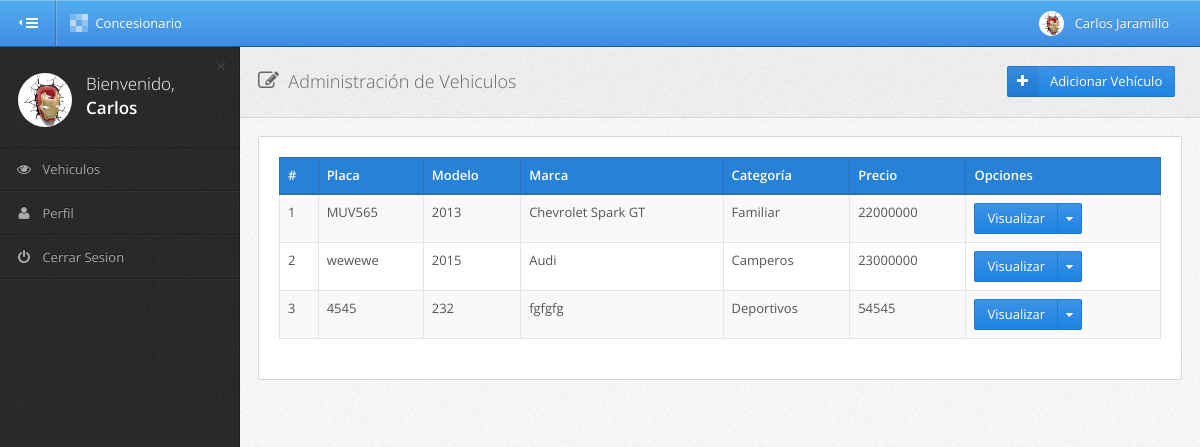
Screenshot of /vendedores/listar-vehiculos/ (signed in) with the database file from the repository.
### concesionarioapp/models.py (models this page shows, shortened)
class Vehiculo(models.Model):
    vehplaca = models.CharField(primary_key=True, max_length=10)
    catid = models.ForeignKey(Categoria, on_delete = models.CASCADE)
    vehmodelo = models.IntegerField()
    vehmarca = models.CharField(max_length=50)
    vehestado = models.CharField(max_length=30, blank=True, null=True)
    vehprecio = models.IntegerField()
    vehfoto = models.ImageField(upload_to='vehiculos', default='vehiculos/vehiculo.png')
    datid = models.ForeignKey(DatosPersonales, on_delete = models.CASCADE)
    class Meta:
        verbose_name_plural = "Vehiculos"
        verbose_name = "Vehiculo"

class Categoria(models.Model):
    catid = models.AutoField(primary_key=True)
    catipo = models.CharField(max_length=50, blank=True, null=True)
    class Meta:
        verbose_name_plural = "Categorias"
        verbose_name = "Categoria"

### vendedores/views.py (the view)
class ListadoVehiculos(LoginRequiredMixin, View):
    login_url = '/'
    template_name = 'vendedores/listar_vehiculos.html'
    def get(self, request):
        try:
            datos_usuario = DatosPersonales.objects.get(usuid=request.user.pk)
            lista_vehiculos = Vehiculo.objects.filter(datid=datos_usuario.pk)
            return render(request,
                          self.template_name,
                          {'vehiculos': lista_vehiculos,
                           'foto_usuario': datos_usuario.foto})
        except DatosPersonales.DoesNotExist:
            return render(request, "pages-404.html")

### vendedores/templates/vendedores/listar_vehiculos.html (shortened to what this page needs)
{% extends 'vendedores/base_vendedor.html' %}
{% block content %}
    {% include 'vendedores/alerts.html' %}
    <div class="page-header">
        <div class="row">
            <h1 class="col-xs-12 col-sm-4 text-center text-left-sm">
                <i class="fa fa-edit page-header-icon"></i>&nbsp;&nbsp;Administración de Vehiculos
            </h1>
            <div class="col-xs-12 col-sm-8">
                <div class="row">
                    <div class="pull-right col-xs-12 col-sm-auto">
                        <a href="{% url 'vendedores:adicionar_vehiculo' %}">
                            <button class="btn  btn-labeled btn-primary" >
                               <span class="btn-label icon fa fa-plus"></span>
                                Adicionar Vehículo
                            </button>&nbsp;&nbsp;
                        </a>
                    </div>
                </div>
            </div>
        </div>
    </div>
    <div class="panel">
        <div class="panel-body">
            <div class="table-primary">
                <table cellpadding="0" cellspacing="0" border="0" class="table table-striped table-bordered" id="jq-datatables-example">
                    <thead>
                        <tr>
                            <th>#</th>
                            <th>Placa</th>
                            <th>Modelo</th>
                            <th>Marca</th>
                            <th>Categoría</th>
                            <th>Precio</th>
                            <th>Opciones</th>
                        </tr>
                    </thead>
                    <tbody>
                    {% for vehiculo in vehiculos %}
                        <tr class="odd gradeX">
                            <td>{{ forloop.counter }}</td>
                            <td>{{ vehiculo.vehplaca }}</td>
                            <td>{{ vehiculo.vehmodelo }}</td>
                            <td>{{ vehiculo.vehmarca }}</td>
                            <td>{{ vehiculo.catid.catipo }}</td>
                            <td>{{ vehiculo.vehprecio }}</td>
                            <td>
                                <div class="btn-group" >
                                    <a href="{% url 'vendedores:visualizar_vehiculo' vehiculo.vehplaca %}" class="btn btn-primary">Visualizar</a>
                                    <button type="button" class="btn btn-primary dropdown-toggle" data-toggle="dropdown">
                                        <i class="fa fa-caret-down"></i>
                                    </button>
                                </div>&nbsp;
                            </td>
                        </tr>
                    {% endfor %}
                    </tbody>
                </table>
            </div>
        </div>
    </div>
{% endblock %}

### vendedores/templates/vendedores/base_vendedor.html (shortened to what this page needs)
{% load static %}
<!DOCTYPE html>
     <html class="gt-ie8 gt-ie9 not-ie">
    <head>
        <link href="{% static 'stylesheets/bootstrap.min.css' %}" rel="stylesheet" type="text/css">
        <link href="{% static 'stylesheets/pixel-admin.min.css' %}" rel="stylesheet" type="text/css">
        <link href="{% static 'stylesheets/widgets.min.css' %}" rel="stylesheet" type="text/css">
        <link href="{% static 'stylesheets/pages.min.css' %}" rel="stylesheet" type="text/css">
        <link href="{% static 'stylesheets/rtl.min.css' %}" rel="stylesheet" type="text/css">
        <link href="{% static 'stylesheets/themes.min.css' %}" rel="stylesheet" type="text/css">
    </head>
    <body class="theme-adminflare main-menu-animated">
        <div id="main-wrapper">
            <div id="main-navbar" class="navbar navbar-inverse" role="navigation">
                <button type="button" id="main-menu-toggle"><i class="navbar-icon fa fa-bars icon"></i><span class="hide-menu-text">HIDE MENU</span></button>
                <div class="navbar-inner">
                    <div class="navbar-header">
                        <a href="{% url 'logout' %}" class="navbar-brand">
                            <div><img alt="Pixel Admin" src="{% static 'images/pixel-admin/main-navbar-logo.png'%}"></div>
                            Concesionario
                        </a>
                    </div>
                    <div id="main-navbar-collapse" class="collapse navbar-collapse main-navbar-collapse">
                        <div>
                            <div class="right clearfix">
                                <ul class="nav navbar-nav pull-right right-navbar-nav">
                                    <li class="dropdown">
                                        <a href="#" class="dropdown-toggle user-menu" data-toggle="dropdown">
                                            <img src="{{ foto_usuario.url }}" id="img_usuario" alt="Foto Usuario">
                                            <span>{{ user.first_name }}&nbsp;{{ user.last_name }}</span>
                                        </a>
                                    </li>
                                </ul>
                            </div>
                        </div>
                    </div>
                </div>
            </div>
            <div id="main-menu" role="navigation">
                <div id="main-menu-inner">
                    <div class="menu-content top" id="menu-content-demo">
                        <div>
                            <div class="text-bg">
                                <span class="text-slim">Bienvenido,</span><br>
                                <span class="text-semibold">{{ user.first_name }}</span>
                            </div>
                            <img src="{{ foto_usuario.url }}" id="img_usuario" alt="Foto Usuario">
                            <a href="#" class="close">&times;</a>
                        </div>
                    </div>
                    <ul class="navigation">
                        <li id="item_vehiculos">
                            <a href="{% url 'vendedores:listar_vehiculos' %}">
                                <i class="menu-icon fa fa-eye"></i>
                                <span class="mm-text">Vehiculos</span>
                            </a>
                        </li>
                        <li id="item_usuario">
                            <a href="{% url 'vendedores:modificar_perfil' %}">
                                <i class="menu-icon fa fa-user"></i>
                                <span class="mm-text">Perfil</span>
                            </a>
                        </li>
                        <li>
                            <a href="{% url 'logout' %}">
                                <i class="menu-icon fa fa-power-off"></i>
                                <span class="mm-text">Cerrar Sesion</span>
                            </a>
                        </li>
                    </ul>
                </div>
            </div>
            <div id="content-wrapper">
                {% block content %}
                {% endblock %}
            </div>
            <div id="main-menu-bg"></div>
        </div>
    </body>
</html>

### rows the page displays
Vehiculo: vehplaca "MUV565", vehmodelo "2013", vehmarca "Chevrolet Spark GT", catid.catipo "Familiar", vehprecio "22000000"
Vehiculo: vehplaca "wewewe", vehmodelo "2015", vehmarca "Audi", catid.catipo "Camperos", vehprecio "23000000"
Vehiculo: vehplaca "4545", vehmodelo "232", vehmarca "fgfgfg", catid.catipo "Deportivos", vehprecio "54545"

### other values shown
{{ user.first_name }} "Carlos"
{{ user.last_name }} "Jaramillo"
